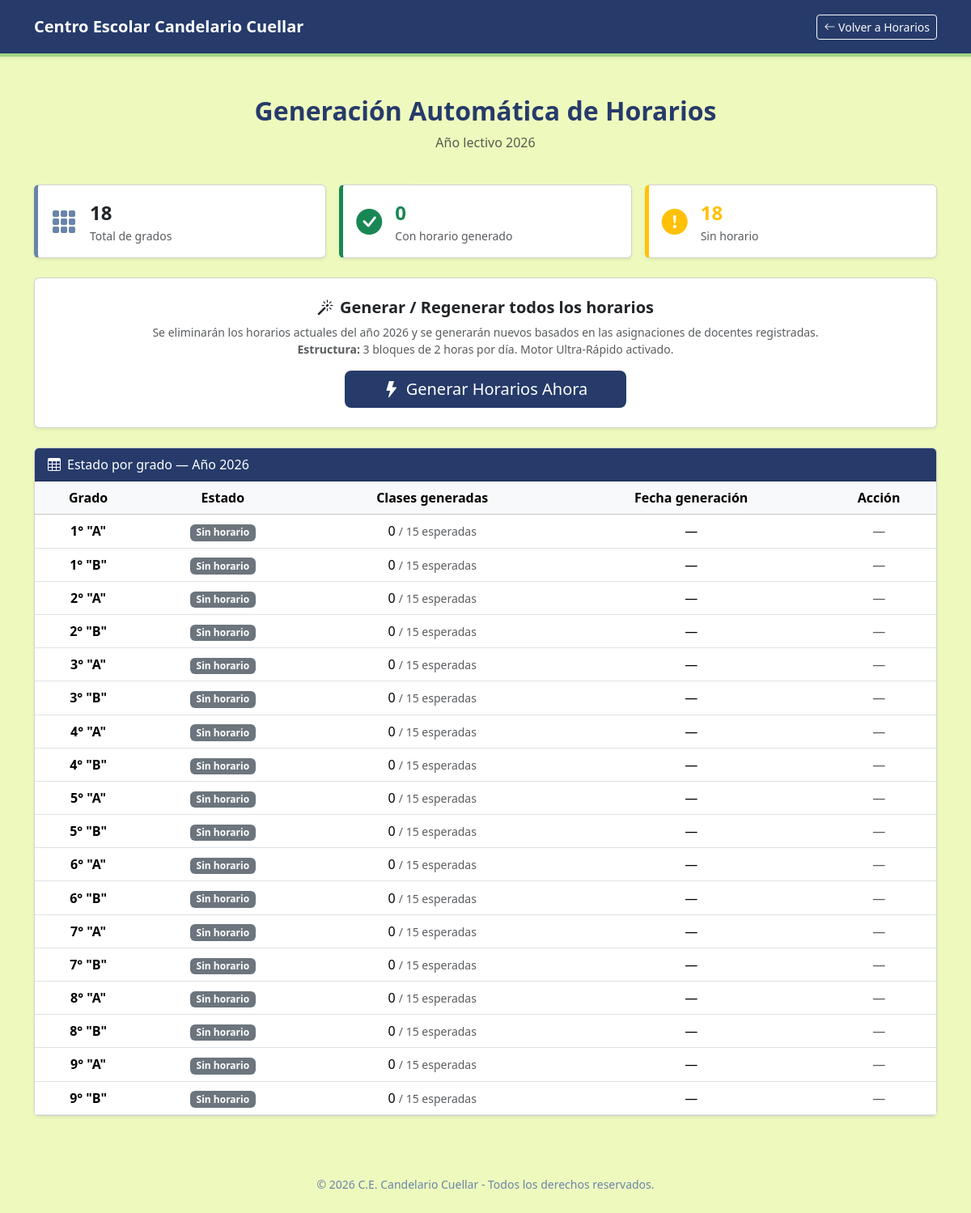
/horarios/generarHorarios.php (signed in), run on the app's committed database.
### tables this page shows
CREATE TABLE `grado` (
  `id_grado` varchar(10) NOT NULL,
  PRIMARY KEY (`id_grado`)
);

### horarios/generarHorarios.php (the view, shortened to what this page needs)
<?php
require_once '../config/conexion.php';
$anio_actual = date('Y');
$estado_grados = $conexion->prepare("
    SELECT g.id_grado,
           h.id_horario,
           h.fecha_generacion,
           COUNT(hd.id_detalle) AS total_clases
    FROM grado g
    LEFT JOIN horario h ON g.id_grado = h.id_grado AND h.año_lectivo = ?
    LEFT JOIN horario_detalle hd ON h.id_horario = hd.id_horario
    GROUP BY g.id_grado, h.id_horario, h.fecha_generacion
    ORDER BY g.id_grado
");
$estado_grados->execute([$anio_actual]);
$grados_estado = $estado_grados->fetchAll();
$con_horario = count(array_filter($grados_estado, fn($r) => $r['id_horario'] && $r['total_clases'] == 15));
$sin_horario = count($grados_estado) - $con_horario;
?>
<!DOCTYPE html>
<html lang="es">
<head>
    <link href="https://cdn.jsdelivr.net/npm/bootstrap@5.3.2/dist/css/bootstrap.min.css" rel="stylesheet">
    <link rel="stylesheet" href="https://cdn.jsdelivr.net/npm/bootstrap-icons@1.11.1/font/bootstrap-icons.css">
    <link rel="stylesheet" href="../css/general.css">
</head>
<body>
<nav class="navbar navbar-dark navbar-custom shadow-sm p-3">
    <div class="container">
        <span class="navbar-brand mb-0 h1 fw-bold">Centro Escolar Candelario Cuellar</span>
        <a href="horariosAdmin.php" class="btn btn-outline-light btn-sm">
            <i class="bi bi-arrow-left"></i> Volver a Horarios
        </a>
    </div>
</nav>
<div class="container mt-5">
    <div class="row mb-4 text-center">
        <div class="col">
            <h2 class="fw-bold">Generación Automática de Horarios</h2>
            <p class="text-muted">Año lectivo <?= $anio_actual ?></p>
        </div>
    </div>
    <div class="row g-3 mb-4">
        <div class="col-md-4">
            <div class="card card-stat shadow-sm p-3">
                <div class="d-flex align-items-center">
                    <i class="bi bi-grid-3x3-gap-fill fs-2 me-3" style="color:var(--color-azul-claro)"></i>
                    <div>
                        <div class="fs-4 fw-bold"><?= count($grados_estado) ?></div>
                        <div class="text-muted small">Total de grados</div>
                    </div>
                </div>
            </div>
        </div>
        <div class="col-md-4">
            <div class="card card-ok shadow-sm p-3">
                <div class="d-flex align-items-center">
                    <i class="bi bi-check-circle-fill fs-2 me-3 text-success"></i>
                    <div>
                        <div class="fs-4 fw-bold text-success"><?= $con_horario ?></div>
                        <div class="text-muted small">Con horario generado</div>
                    </div>
                </div>
            </div>
        </div>
        <div class="col-md-4">
            <div class="card card-warn shadow-sm p-3">
                <div class="d-flex align-items-center">
                    <i class="bi bi-exclamation-circle-fill fs-2 me-3 text-warning"></i>
                    <div>
                        <div class="fs-4 fw-bold text-warning"><?= $sin_horario ?></div>
                        <div class="text-muted small">Sin horario</div>
                    </div>
                </div>
            </div>
        </div>
    </div>
    <div class="card shadow-sm mb-4">
        <div class="card-body text-center py-4">
            <h5 class="fw-bold mb-2">
                <i class="bi bi-magic me-2"></i>Generar / Regenerar todos los horarios
            </h5>
            <p class="text-muted small mb-3">
                Se eliminarán los horarios actuales del año <?= $anio_actual ?> y se generarán nuevos
                basados en las asignaciones de docentes registradas.<br>
                <strong>Estructura:</strong> 3 bloques de 2 horas por día. Motor Ultra-Rápido activado.
            </p>
            <button type="button" class="btn btn-principal btn-lg px-5" data-bs-toggle="modal" data-bs-target="#modalConfirmarGenerar">
                <i class="bi bi-lightning-fill me-2"></i>Generar Horarios Ahora
            </button>
        </div>
    </div>
    <div class="card shadow-sm">
        <div class="card-header" style="background-color: var(--color-azul-oscuro); color:white;">
            <i class="bi bi-table me-2"></i>Estado por grado — Año <?= $anio_actual ?>
        </div>
        <div class="table-responsive">
            <table class="table table-hover align-middle mb-0 text-center">
                <thead class="table-light">
                    <tr>
                        <th>Grado</th>
                        <th>Estado</th>
                        <th>Clases generadas</th>
                        <th>Fecha generación</th>
                        <th>Acción</th>
                    </tr>
                </thead>
                <tbody>
                <?php foreach ($grados_estado as $row): ?>
                    <tr>
                        <td class="fw-bold"><?= htmlspecialchars($row['id_grado']) ?></td>
                        <td>
                            <?php if ($row['id_horario']): ?>
                                <span class="badge bg-success"><i class="bi bi-check-lg me-1"></i>Generado</span>
                            <?php else: ?>
                                <span class="badge bg-secondary">Sin horario</span>
                            <?php endif; ?>
                        </td>
                        <td>
                            <?= $row['total_clases'] ?? 0 ?> <span class="text-muted small">/ 15 esperadas</span>
                        </td>
                        <td>
                            <?= $row['fecha_generacion']
                                ? date('d/m/Y H:i', strtotime($row['fecha_generacion']))
                                : '—' ?>
                        </td>
                        <td>
                            <?php if ($row['id_horario']): ?>
                                <a href="horariosAdmin.php?grado=<?= urlencode($row['id_grado']) ?>"
                                   class="btn btn-sm btn-outline-primary">
                                    <i class="bi bi-eye"></i> Ver
                                </a>
                            <?php else: ?>
                                <span class="text-muted">—</span>
                            <?php endif; ?>
                        </td>
                    </tr>
                <?php endforeach; ?>
                </tbody>
            </table>
        </div>
    </div>
</div>
<footer class="text-center mt-5 p-4">
    <small style="color: var(--color-azul-claro);">© 2026 C.E. Candelario Cuellar - Todos los derechos reservados.</small>
</footer>
</body>
</html>

### css/general.css (style rules this page uses)
:root { --color-verde: #a0d585; --color-crema: #eefabd; --color-azul-claro: #6984a9; --color-azul-oscuro: #263b6a; }
body { background-color: var(--color-crema) !important; display: block !important; height: auto; min-height: 100vh; margin: 0; padding: 0; }
.navbar-custom { background-color: var(--color-azul-oscuro); border-bottom: 4px solid var(--color-verde); }
.btn-principal { background-color: var(--color-azul-oscuro); color: white; border: none; transition: 0.3s; }
h2, h4 { color: var(--color-azul-oscuro); }

### horarios/generarHorarios.php (style rules this page uses)
.card-stat { border-left: 5px solid var(--color-azul-claro); }
.card-ok { border-left: 5px solid #198754; }
.card-warn { border-left: 5px solid #ffc107; }

### data on the page
grado: id_grado "1° \"A\"", total_clases "0"
grado: id_grado "1° \"B\"", total_clases "0"
grado: id_grado "2° \"A\"", total_clases "0"
grado: id_grado "2° \"B\"", total_clases "0"
grado: id_grado "3° \"A\"", total_clases "0"
grado: id_grado "3° \"B\"", total_clases "0"
grado: id_grado "4° \"A\"", total_clases "0"
grado: id_grado "4° \"B\"", total_clases "0"
grado: id_grado "5° \"A\"", total_clases "0"
grado: id_grado "5° \"B\"", total_clases "0"
grado: id_grado "6° \"A\"", total_clases "0"
grado: id_grado "6° \"B\"", total_clases "0"
grado: id_grado "7° \"A\"", total_clases "0"
grado: id_grado "7° \"B\"", total_clases "0"
grado: id_grado "8° \"A\"", total_clases "0"
grado: id_grado "8° \"B\"", total_clases "0"
grado: id_grado "9° \"A\"", total_clases "0"
grado: id_grado "9° \"B\"", total_clases "0"

### other printed values
count($grados_estado) "18"
$con_horario "0"
$sin_horario "18"
